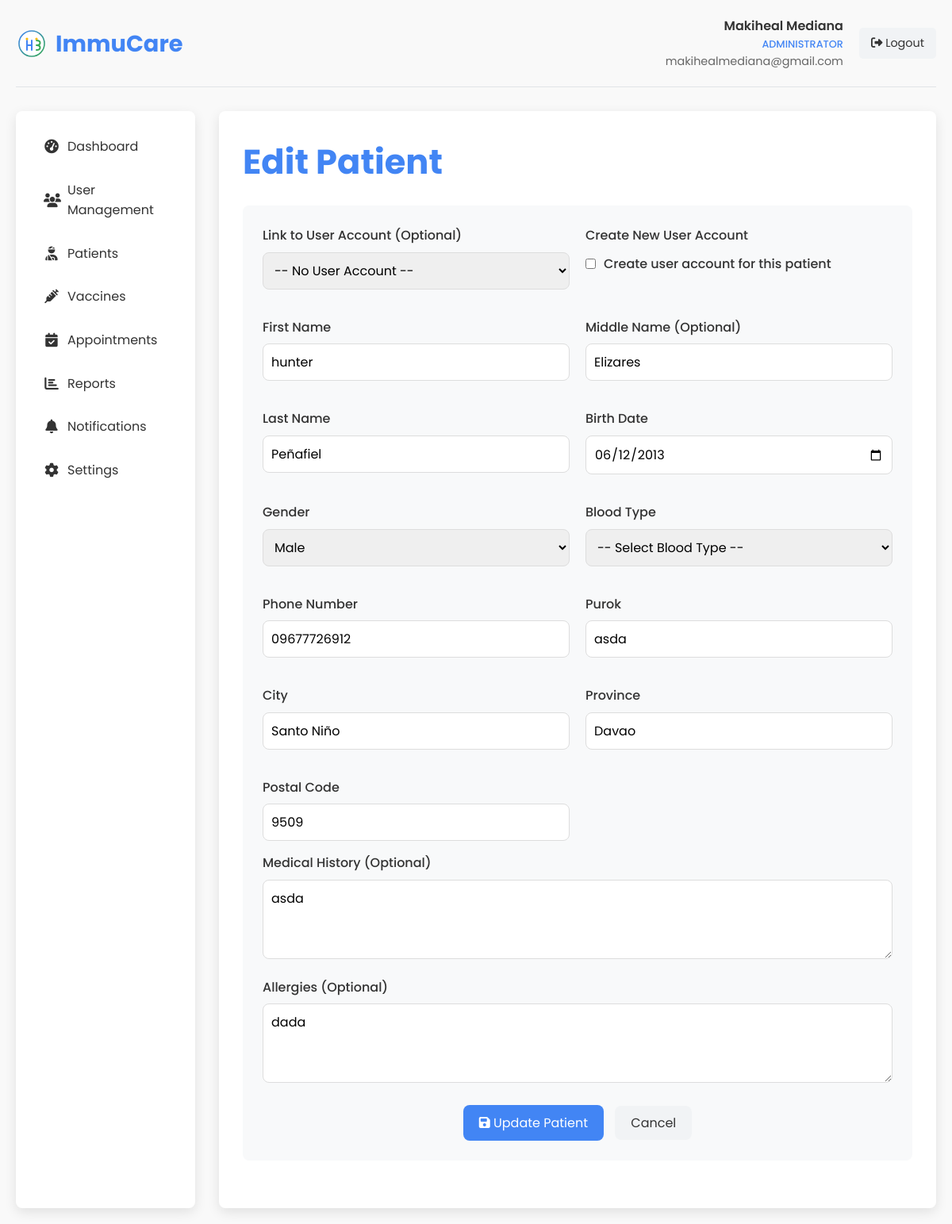
/admin_patients.php?action=edit&id=13 (signed in), run on the app's committed database.
### tables this page shows
CREATE TABLE `patients` (
  `id` int(11) NOT NULL,
  `user_id` int(11) DEFAULT NULL,
  `first_name` varchar(50) NOT NULL,
  `middle_name` varchar(50) DEFAULT NULL,
  `last_name` varchar(50) NOT NULL,
  `date_of_birth` date NOT NULL,
  `gender` enum('male','female','other') NOT NULL,
  `blood_type` varchar(10) DEFAULT NULL COMMENT 'Patient blood type (A+, A-, B+, B-, AB+, AB-, O+, O-)',
  `purok` text NOT NULL,
  `city` varchar(100) NOT NULL,
  `province` varchar(100) NOT NULL,
  `postal_code` varchar(20) DEFAULT NULL,
  `phone_number` varchar(20) DEFAULT NULL,
  `email` varchar(255) DEFAULT NULL,
  `medical_history` text DEFAULT NULL,
  `allergies` text DEFAULT NULL,
  `diagnosis` text DEFAULT NULL COMMENT 'Patient diagnosis information',
  `created_at` datetime NOT NULL,
  `updated_at` timestamp NOT NULL DEFAULT current_timestamp() ON UPDATE current_timestamp()
);

### admin_patients.php (the view, shortened to what this page needs)
<?php
$admin_name = isset($_SESSION['user_name']) ? $_SESSION['user_name'] : 'Admin';
$admin_email = isset($_SESSION['user_email']) ? $_SESSION['user_email'] : '';
$conn = new mysqli(DB_HOST, DB_USER, DB_PASS, DB_NAME);
$action = isset($_GET['action']) ? $_GET['action'] : '';
$preselected_user_id = isset($_GET['user_id']) ? intval($_GET['user_id']) : null;
$preselected_user = null;
$edit_patient = null;
if ($action == 'edit' && isset($_GET['id'])) {
    $patient_id = $_GET['id'];
    $stmt = $conn->prepare("SELECT p.*, u.id as user_id, u.name as user_name, u.email as user_email
                           FROM patients p
                           LEFT JOIN users u ON p.user_id = u.id
                           WHERE p.id = ?");
    $stmt->bind_param("i", $patient_id);
    $stmt->execute();
    $edit_patient = $stmt->get_result()->fetch_assoc();
}
?>
<!DOCTYPE html>
<html lang="en">
<head>
    <link rel="stylesheet" href="styles.css">
    <link rel="stylesheet" href="https://cdnjs.cloudflare.com/ajax/libs/font-awesome/6.4.0/css/all.min.css">
</head>
<body>
    <div class="dashboard-container">
        <div class="dashboard-header">
            <div class="dashboard-logo">
                <img src="images/logo.svg" alt="ImmuCare Logo">
                <h1>ImmuCare</h1>
            </div>
            <div class="user-menu">
                <div class="user-info">
                    <div class="user-name"><?php echo htmlspecialchars($admin_name); ?></div>
                    <div class="user-role">Administrator</div>
                    <div class="user-email"><?php echo htmlspecialchars($admin_email); ?></div>
                </div>
                <a href="admin_dashboard.php?logout=1" class="logout-btn">
                    <i class="fas fa-sign-out-alt"></i> Logout
                </a>
            </div>
        </div>
        <div class="dashboard-content">
            <div class="sidebar">
                <ul class="sidebar-menu">
                    <li><a href="admin_dashboard.php"><i class="fas fa-tachometer-alt"></i> Dashboard</a></li>
                    <li><a href="admin_users.php"><i class="fas fa-users"></i> User Management</a></li>
                    <li><a href="admin_patients.php" class="active"><i class="fas fa-user-injured"></i> Patients</a></li>
                    <li><a href="admin_vaccines.php"><i class="fas fa-syringe"></i> Vaccines</a></li>
                    <li><a href="admin_appointments.php"><i class="fas fa-calendar-check"></i> Appointments</a></li>
                    <li><a href="admin_reports.php"><i class="fas fa-chart-bar"></i> Reports</a></li>
                    <li><a href="admin_notifications.php"><i class="fas fa-bell"></i> Notifications</a></li>
                    <li><a href="admin_settings.php"><i class="fas fa-cog"></i> Settings</a></li>
                </ul>
            </div>
            <div class="main-content">
                <div class="page-title">
                    <h2><?php echo $action == 'edit' ? 'Edit Patient' : ($action == 'add' ? 'Add New Patient' : 'Patient Management'); ?></h2>
                </div>
                <?php if ($action == 'edit'): ?>
                    <div class="patient-form">
                        <form method="POST" action="?action=edit&id=<?php echo $edit_patient['id']; ?>">
                            <div class="form-grid">
                                <div class="form-group">
                                    <label for="user_id">Link to User Account (Optional)</label>
                                    <select id="user_id" name="user_id">
                                        <option value="">-- No User Account --</option>
                                    </select>
                                </div>
                                <div class="form-group">
                                    <label for="create_account">Create New User Account</label>
                                    <div style="display: flex; align-items: center; margin-top: 10px;">
                                        <input type="checkbox" id="create_account" name="create_account" style="width: auto; margin-right: 10px;"
                                            <?php echo ($preselected_user_id) ? 'disabled' : ''; ?>>
                                        <label for="create_account" style="margin-bottom: 0;">Create user account for this patient</label>
                                    </div>
                                </div>
                                <div class="form-group">
                                    <label for="first_name">First Name</label>
                                    <input type="text" id="first_name" name="first_name"
                                        value="<?php echo $action == 'edit' ? htmlspecialchars($edit_patient['first_name']) :
                                            ($preselected_user ? explode(' ', $preselected_user['name'])[0] : ''); ?>" required>
                                </div>
                                <div class="form-group">
                                    <label for="middle_name">Middle Name (Optional)</label>
                                    <input type="text" id="middle_name" name="middle_name"
                                        value="<?php echo $action == 'edit' ? htmlspecialchars($edit_patient['middle_name']) : ''; ?>">
                                </div>
                                <div class="form-group">
                                    <label for="last_name">Last Name</label>
                                    <input type="text" id="last_name" name="last_name"
                                        value="<?php echo $action == 'edit' ? htmlspecialchars($edit_patient['last_name']) :
                                            ($preselected_user ? (strpos($preselected_user['name'], ' ') !== false ?
                                                substr($preselected_user['name'], strpos($preselected_user['name'], ' ') + 1) : '') : ''); ?>" required>
                                </div>
                                <div class="form-group">
                                    <label for="date_of_birth">Birth Date</label>
                                    <input type="date" id="date_of_birth" name="date_of_birth" value="<?php echo $action == 'edit' ? htmlspecialchars($edit_patient['date_of_birth']) : ''; ?>" required>
                                </div>
                                <div class="form-group">
                                    <label for="gender">Gender</label>
                                    <select id="gender" name="gender" required>
                                        <option value="male" <?php echo ($action == 'edit' && $edit_patient['gender'] == 'male') ? 'selected' : ''; ?>>Male</option>
                                    </select>
                                </div>
                                <div class="form-group">
                                    <label for="blood_type">Blood Type</label>
                                    <select id="blood_type" name="blood_type">
                                        <option value="">-- Select Blood Type --</option>
                                    </select>
                                </div>
                                <div class="form-group">
                                    <label for="phone_number">Phone Number</label>
                                    <input type="text" id="phone_number" name="phone_number"
                                        value="<?php echo $action == 'edit' ? htmlspecialchars($edit_patient['phone_number']) :
                                            ($preselected_user ? $preselected_user['phone'] : ''); ?>" required>
                                </div>
                                <div class="form-group">
                                    <label for="purok">Purok</label>
                                    <input type="text" id="purok" name="purok" value="<?php echo $action == 'edit' ? htmlspecialchars($edit_patient['purok']) : ''; ?>" required>
                                </div>
                                <div class="form-group">
                                    <label for="city">City</label>
                                    <input type="text" id="city" name="city" value="<?php echo $action == 'edit' ? htmlspecialchars($edit_patient['city']) : ''; ?>" required>
                                </div>
                                <div class="form-group">
                                    <label for="province">Province</label>
                                    <input type="text" id="province" name="province" value="<?php echo $action == 'edit' ? htmlspecialchars($edit_patient['province']) : ''; ?>" required>
                                </div>
                                <div class="form-group">
                                    <label for="postal_code">Postal Code</label>
                                    <input type="text" id="postal_code" name="postal_code" value="<?php echo $action == 'edit' ? htmlspecialchars($edit_patient['postal_code']) : ''; ?>">
                                </div>
                            </div>
                            <div class="form-group">
                                <label for="medical_history">Medical History (Optional)</label>
                                <textarea id="medical_history" name="medical_history"><?php echo $action == 'edit' ? htmlspecialchars($edit_patient['medical_history']) : ''; ?></textarea>
                            </div>
                            <div class="form-group">
                                <label for="allergies">Allergies (Optional)</label>
                                <textarea id="allergies" name="allergies"><?php echo $action == 'edit' ? htmlspecialchars($edit_patient['allergies']) : ''; ?></textarea>
                            </div>
                            <div class="form-buttons">
                                <button type="submit" name="edit_patient" class="btn-submit">
                                    <i class="fas fa-save"></i> Update Patient
                                </button>
                                <a href="admin_patients.php" class="btn-cancel">Cancel</a>
                            </div>
                        </form>
                    </div>
                <?php endif; ?>
            </div>
        </div>
    </div>
</body>
</html>

### styles.css (style rules this page uses)
:root { --primary-color: #4285f4; --secondary-color: #34a853; --accent-color: #fbbc05; --text-color: #333; --light-text: #666; --bg-light: #f9f9f9; --bg-white: #ffffff; --shadow: 0 5px 15px rgba(0, 0, 0, 0.1); --border-radius: 8px; --transition: all 0.3s ease; }
* { margin: 0; padding: 0; box-sizing: border-box; }
html { scroll-behavior: smooth; }
body { font-family: 'Poppins', sans-serif; line-height: 1.6; color: var(--text-color); background-color: var(--bg-light); }
a { text-decoration: none; color: inherit; }
ul { list-style: none; }
img { max-width: 100%; height: auto; }
.form-group { margin-bottom: 20px; }
.form-group label { display: block; margin-bottom: 8px; font-weight: 500; }
.form-group input,.form-group textarea { width: 100%; padding: 12px 15px; border: 1px solid #ddd; border-radius: var(--border-radius); font-family: inherit; font-size: 1rem; transition: var(--transition); }
.form-grid { display:grid;grid-template-columns:1fr 1fr;gap:20px }
.form-group { margin-bottom:15px }
.form-group label { display:block;margin-bottom:8px;font-weight:500;color:var(--text-color) }
.form-group input,.form-group select,.form-group textarea { width:100%;padding:12px;border:1px solid #e1e4e8;border-radius:var(--border-radius);font-family:'Poppins',sans-serif;font-size:.95rem;transition:var(--transition) }
.form-buttons { margin-top:30px;text-align:center }

### admin_patients.php (style rules this page uses)
.dashboard-container { max-width: 1400px; margin: 0 auto; padding: 20px; }
.dashboard-header { display: flex; justify-content: space-between; align-items: center; margin-bottom: 30px; padding-bottom: 20px; border-bottom: 1px solid #e1e4e8; }
.dashboard-logo { display: flex; align-items: center; }
.dashboard-logo img { height: 40px; margin-right: 10px; }
.dashboard-logo h1 { font-size: 1.8rem; color: var(--primary-color); margin: 0; }
.user-menu { display: flex; align-items: center; }
.user-info { margin-right: 20px; text-align: right; }
.user-name { font-weight: 600; color: var(--text-color); }
.user-role { font-size: 0.8rem; color: var(--primary-color); font-weight: 500; text-transform: uppercase; }
.user-email { font-size: 0.9rem; color: var(--light-text); }
.logout-btn { padding: 8px 15px; background-color: #f1f3f5; color: var(--text-color); border-radius: 5px; font-size: 0.9rem; transition: var(--transition); }
.dashboard-content { display: grid; grid-template-columns: 1fr 4fr; gap: 30px; }
.sidebar { background-color: var(--bg-white); border-radius: var(--border-radius); box-shadow: var(--shadow); padding: 20px; }
.sidebar-menu { list-style: none; padding: 0; margin: 0; }
.sidebar-menu li { margin-bottom: 5px; }
.sidebar-menu a { display: flex; align-items: center; padding: 12px 15px; border-radius: var(--border-radius); color: var(--text-color); transition: var(--transition); text-decoration: none; }
.sidebar-menu i { margin-right: 10px; font-size: 1.1rem; width: 20px; text-align: center; }
.main-content { background-color: var(--bg-white); border-radius: var(--border-radius); box-shadow: var(--shadow); padding: 30px; }
.page-title { font-size: 1.8rem; color: var(--primary-color); margin-bottom: 20px; display: flex; justify-content: space-between; align-items: center; }
.patient-form { background-color: #f8f9fa; border-radius: var(--border-radius); padding: 25px; margin-bottom: 30px; }
.form-grid { display: grid; grid-template-columns: 1fr 1fr; gap: 20px; }
.form-group { margin-bottom: 15px; }
.form-group label { display: block; margin-bottom: 8px; font-weight: 500; }
.form-group input, .form-group select, .form-group textarea { width: 100%; padding: 10px; border: 1px solid #ddd; border-radius: var(--border-radius); font-family: inherit; font-size: 1rem; }
.form-group textarea { height: 100px; resize: vertical; }
.form-buttons { margin-top: 20px; }
.btn-submit { background-color: var(--primary-color); color: white; border: none; padding: 10px 20px; border-radius: var(--border-radius); font-family: inherit; font-size: 1rem; cursor: pointer; transition: var(--transition); }
.btn-cancel { background-color: #f1f3f5; color: var(--text-color); border: none; padding: 10px 20px; border-radius: var(--border-radius); font-family: inherit; font-size: 1rem; cursor: pointer; margin-left: 10px; transition: var(--transition); }

### data on the page
patients: first_name "hunter", middle_name "Elizares", last_name "Peñafiel", date_of_birth "06/12/2013", gender "Male", phone_number "09677726912", purok "asda", city "Santo Niño", province "Davao", postal_code "9509", medical_history "asda", allergies "dada"

### other printed values
$admin_name "Makiheal Mediana"
$admin_email "makihealmediana@gmail.com"
